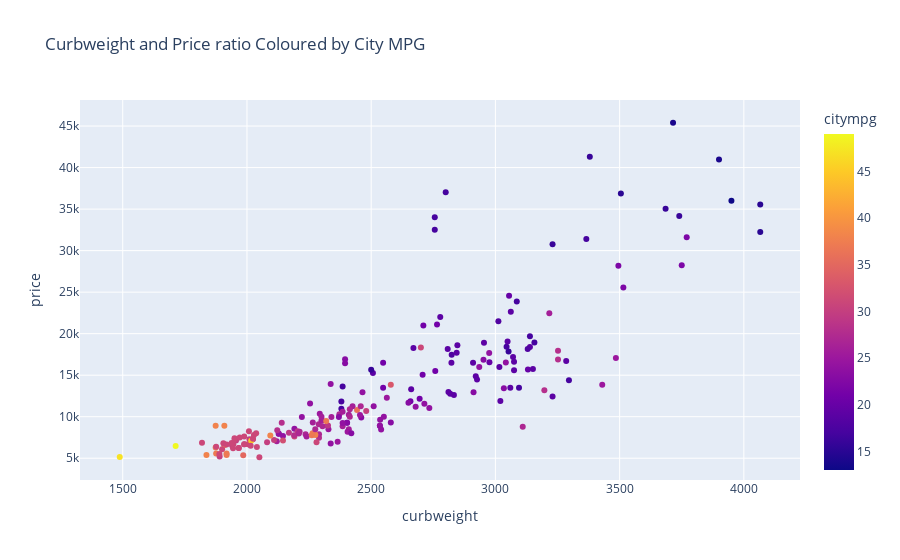

Notebook code cell kept with this figure:
### Markdown cell above
Curbweight vs price scatterplot including citympg

### Code cell
fig = px.scatter(cleandata, x="curbweight", y="price", color='citympg', title='Curbweight and Price ratio Coloured by City MPG')
fig.show()

### Figure 1 — Plotly figure (JSON) as saved in the notebook; plotly's stock layout.template omitted (floating-point values rounded to 4 significant figures; data arrays with more than 128 entries replaced by an {"elided": "..."} marker saying what was removed)
{"data": [{"hovertemplate": "curbweight=%{x}<br>price=%{y}<br>citympg=%{marker.color}<extra></extra>", "legendgroup": "", "marker": {"color": {"elided": "205 int values"}, "coloraxis": "coloraxis", "symbol": "circle"}, "mode": "markers", "name": "", "orientation": "v", "showlegend": false, "type": "scatter", "x": {"elided": "205 int values"}, "xaxis": "x", "y": {"elided": "205 float values"}, "yaxis": "y"}], "layout": {"coloraxis": {"colorbar": {"title": {"text": "citympg"}}, "colorscale": [[0, "#0d0887"], [0.1111, "#46039f"], [0.2222, "#7201a8"], [0.3333, "#9c179e"], [0.4444, "#bd3786"], [0.5556, "#d8576b"], [0.6667, "#ed7953"], [0.7778, "#fb9f3a"], [0.8889, "#fdca26"], [1, "#f0f921"]]}, "legend": {"tracegroupgap": 0}, "title": {"text": "Curbweight and Price ratio Coloured by City MPG"}, "xaxis": {"anchor": "y", "domain": [0, 1], "title": {"text": "curbweight"}}, "yaxis": {"anchor": "x", "domain": [0, 1], "title": {"text": "price"}}}}
